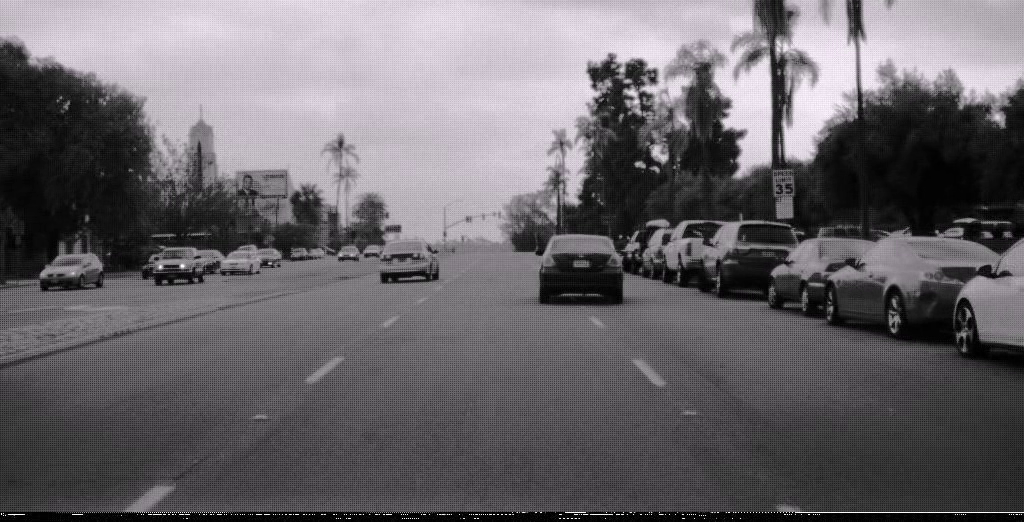
#> input picture TrafficSigns/Positives/speedLimit35_1333393207.avi_image6.png, 1024 x 522 px, found by its file name
$ python opencvVJtest.py   (Python 2 division)
#> lines starting #> are read from the running program, lines starting #| are printed output that depends on the picture; after the words box and inside, x2 and y2 are one past the last pixel; in counts of white or black regions, pixels touching at a corner belong together; long printed decimals are rounded
### SSIM.py
import numpy as np
from skimage.util.dtype import dtype_range
from scipy.ndimage import gaussian_filter
from skimage.util.arraycrop import crop

#imput images should be grayscale images
def structual_similarity_ssim(imga, imgb):
    K1 = 0.01      # small constant parameter in ssim algorithm
    K2 = 0.03      # small constant parameter in ssim algorithm
    sigma = 1.5    # each patch mean and variance spatially weighted by a normalized Gaussian kernel of
                   # width sigma =1.5
    window = 11    # the sliding window size


    datamin, datamax = dtype_range[imga.dtype.type]    #TODO: make sure of the usage
    datarange = datamax - datamin

    imga = imga.astype(np.float64)
    imgb = imgb.astype(np.float64)

    norm_covariance = 1.0

    mux = gaussian_filter(imga, sigma)    # mean for image a
    muy = gaussian_filter(imgb, sigma)    # mean for imgae b

    mux2 = gaussian_filter(imga * imga, sigma)
    muy2 = gaussian_filter(imgb * imgb, sigma)
    muxy = gaussian_filter(imga * imgb, sigma)

    variancex = norm_covariance * (mux2 - mux * mux)    # variance for image a
    variancey = norm_covariance * (muy2 - muy * muy)    # variance for image b
    covxy = norm_covariance * (muxy - mux * muy)        # covariance for image a and b

    C1 = (K1 * datarange) ** 2    # TODO: give comments from paper
    C2 = (K2 * datarange) ** 2

    numerator = (2 * mux * muy + C1) * (2 * covxy + C2)
    denominator = (mux ** 2 + muy ** 2 + C1 ) * (variancex + variancey + C2)

    S = numerator / denominator    # range from -1 ~ 1, S = 1 means two image(i,j) are identical

    #pad = (window - 1) // 2

    meanS = S.mean()

    return S, meanS

### opencvVJtest.py
import numpy as np
import cv2
import SSIM
import os

speed_limit = cv2.CascadeClassifier('USspeedlimit/cascade.xml')
#num_on_sign = cv2.CascadeClassifier('Speednumbers/cascade.xml')

# for loading the speed limit signs models
def load_images(folder):
       images = []
       for filename in os.listdir(folder):
              imgs = cv2.imread(os.path.join(folder,filename))
              if imgs is not None:
                     grayim = cv2.cvtColor(imgs, cv2.COLOR_BGR2GRAY)
                     images.append(grayim)
       return images


img = cv2.imread('Positives/speedLimit35_1333393207.avi_image6.png')
#> img is the input picture: shape (522, 1024, 3); mean B, G, R 105.5, 101.1, 104.6
gray = cv2.cvtColor(img, cv2.COLOR_BGR2GRAY)
height, weight = img.shape[:2]
#> height = 522; weight = 1024
roi_gray = np.zeros((height, weight, 1), np.uint8)
#roi_gray_speed = np.zeros((height, weight, 1), np.uint8)
speed = speed_limit.detectMultiScale(gray)
#> speed = [[771, 171, 24, 24]]
for (x, y, w, h) in speed:
       img = cv2.rectangle(img, (x, y), (x+w, y+h), (255, 0, 0), 2)
       roi_gray = gray[y:y+h, x:x+w]
       roi_color = img[y:y+h, x:x+w]
#> this loop made 1 pass
#> pass 1, `img = cv2.rectangle(img, (x, y), (x+w, y+h), (255, 0, 0), 2)`:
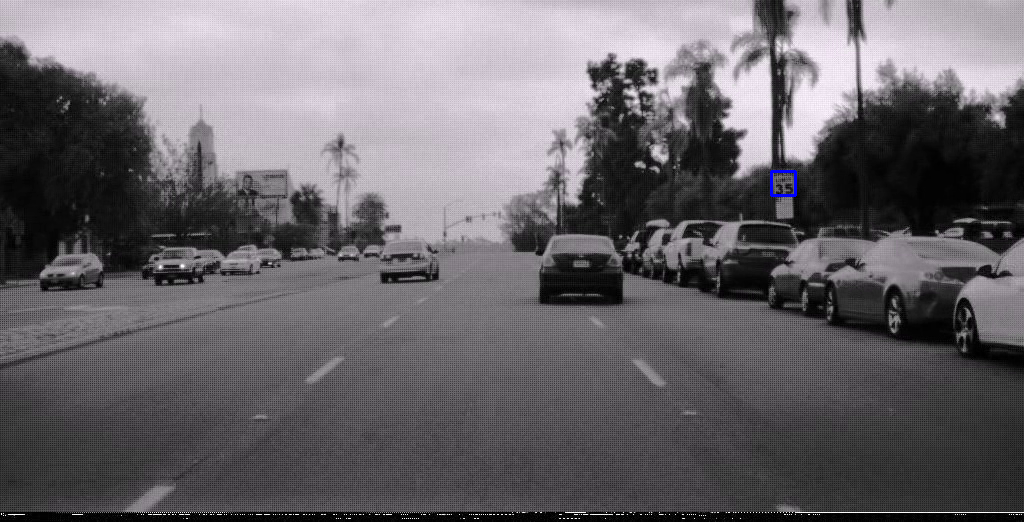
#> img: shape (522, 1024, 3); 0.05% of pixels changed, all inside (x1, y1, x2, y2) = (770, 170, 797, 197)
#> pass 1, `roi_gray = gray[y:y+h, x:x+w]`:
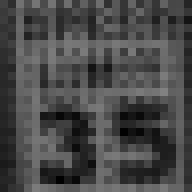
#> roi_gray: shape (24, 24) (shown 8 times larger); min 1, max 129, mean 72.7
#> pass 1, `roi_color = img[y:y+h, x:x+w]`:
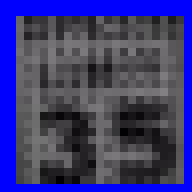
#> roi_color: shape (24, 24, 3) (shown 8 times larger); mean B, G, R 119.3, 56.9, 58.9
       # [4 lines of commented-out code are left out]


if cv2.countNonZero(roi_gray) == 0:
       print "None region of interest recognized"
# [5 lines of commented-out code are left out]

else:
       models = load_images('/Users/Lkid/PycharmProjects/openCVVJ/speedmodels')
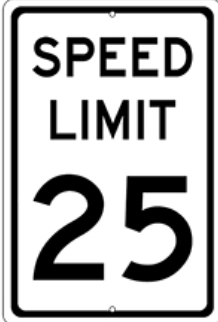
#> input picture TrafficSigns/speedmodels/speed25.png, 218 x 322 px, found by its file name
#> in load_images, imgs is the input picture: shape (322, 218, 3); mean B, G, R 184.1, 184.1, 184.1
#> models = 3 items
       Smax = -2
       hroi, wroi = roi_gray.shape[:2]
#> hroi = 24; wroi = 24
       for m in models:
           m = cv2.resize(m, (wroi, hroi))
           _, meanS = SSIM.structual_similarity_ssim(roi_gray, m)
           print meanS
           if meanS > Smax:
                  Smax = meanS
                  sim = m
#> this loop made 3 passes
#> (meanS, Smax) on passes 1, 3: (0.047, 0.047), (0.0658, 0.0658)
#> meanS on pass 2: 0.0338
#| 0.04701
#| 0.03382
#| 0.06577
#> pass 1, `m = cv2.resize(m, (wroi, hroi))`:
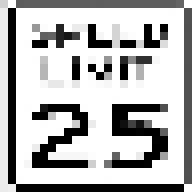
#> m: shape (24, 24) (shown 8 times larger); min 0, max 255, mean 180.5
#> pass 1, in structual_similarity_ssim, `mux = gaussian_filter(imga, sigma)`:
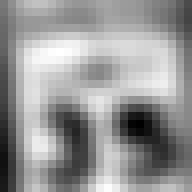
#> mux: shape (24, 24) float64 (shown 8 times larger); min 39.16, max 95.65, mean 72.7; drawn with min black and max white
#> after the loop:
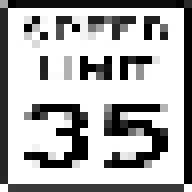
#> sim: shape (24, 24) (shown 8 times larger); min 0, max 255, mean 173.8
#> after the loop, Smax = 0.0658
       print "Similarity is %.2f" % Smax
#| Similarity is 0.07
       cv2.imshow('roi_gray', roi_gray)
       cv2.imshow('sim', sim)
       cv2.imshow('img', img)
       cv2.waitKey(0)
       cv2.destroyAllWindows()
